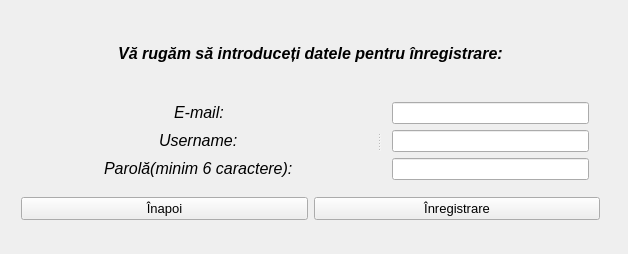
<?xml version="1.0" encoding="UTF-8"?>
<ui version="4.0">
 <class>inregistrare</class>
 <widget class="QWidget" name="inregistrare">
  <property name="geometry">
   <rect>
    <x>0</x>
    <y>0</y>
    <width>628</width>
    <height>254</height>
   </rect>
  </property>
  <property name="windowTitle">
   <string>Register</string>
  </property>
  <property name="windowIcon">
   <iconset>
    <normaloff>../../../../../../../OneDrive/Desktop/music.png</normaloff>../../../../../../../OneDrive/Desktop/music.png</iconset>
  </property>
  <widget class="QWidget" name="layoutWidget">
   <property name="geometry">
    <rect>
     <x>10</x>
     <y>10</y>
     <width>601</width>
     <height>221</height>
    </rect>
   </property>
   <layout class="QGridLayout" name="gridLayout">
    <item row="0" column="0">
     <widget class="QLabel" name="label">
      <property name="font">
       <font>
        <pointsize>12</pointsize>
        <weight>75</weight>
        <italic>true</italic>
        <bold>true</bold>
       </font>
      </property>
      <property name="text">
       <string>Vă rugăm să introduceți datele pentru înregistrare:</string>
      </property>
      <property name="alignment">
       <set>Qt::AlignCenter</set>
      </property>
     </widget>
    </item>
    <item row="1" column="0">
     <widget class="QSplitter" name="splitter">
      <property name="orientation">
       <enum>Qt::Horizontal</enum>
      </property>
      <widget class="QWidget" name="layoutWidget">
       <layout class="QVBoxLayout" name="verticalLayout_2">
        <item alignment="Qt::AlignHCenter|Qt::AlignVCenter">
         <widget class="QLabel" name="label_4">
          <property name="font">
           <font>
            <pointsize>12</pointsize>
            <italic>true</italic>
           </font>
          </property>
          <property name="text">
           <string>E-mail:</string>
          </property>
         </widget>
        </item>
        <item alignment="Qt::AlignHCenter|Qt::AlignVCenter">
         <widget class="QLabel" name="label_2">
          <property name="font">
           <font>
            <pointsize>12</pointsize>
            <italic>true</italic>
           </font>
          </property>
          <property name="text">
           <string>Username:</string>
          </property>
         </widget>
        </item>
        <item alignment="Qt::AlignHCenter|Qt::AlignVCenter">
         <widget class="QLabel" name="label_3">
          <property name="font">
           <font>
            <pointsize>12</pointsize>
            <italic>true</italic>
           </font>
          </property>
          <property name="text">
           <string>Parolă(minim 6 caractere):</string>
          </property>
         </widget>
        </item>
       </layout>
      </widget>
      <widget class="QWidget" name="layoutWidget">
       <layout class="QVBoxLayout" name="verticalLayout">
        <item>
         <widget class="QLineEdit" name="mail_edit"/>
        </item>
        <item>
         <widget class="QLineEdit" name="username_edit"/>
        </item>
        <item>
         <widget class="QLineEdit" name="parola_edit">
          <property name="echoMode">
           <enum>QLineEdit::Password</enum>
          </property>
         </widget>
        </item>
       </layout>
      </widget>
     </widget>
    </item>
    <item row="2" column="0">
     <layout class="QHBoxLayout" name="horizontalLayout">
      <item>
       <widget class="QPushButton" name="back_button">
        <property name="font">
         <font>
          <pointsize>10</pointsize>
         </font>
        </property>
        <property name="text">
         <string>Înapoi</string>
        </property>
       </widget>
      </item>
      <item>
       <widget class="QPushButton" name="register_button">
        <property name="font">
         <font>
          <pointsize>10</pointsize>
         </font>
        </property>
        <property name="text">
         <string>Înregistrare</string>
        </property>
       </widget>
      </item>
     </layout>
    </item>
   </layout>
  </widget>
 </widget>
 <layoutdefault spacing="6" margin="11"/>
 <resources/>
 <connections/>
</ui>
